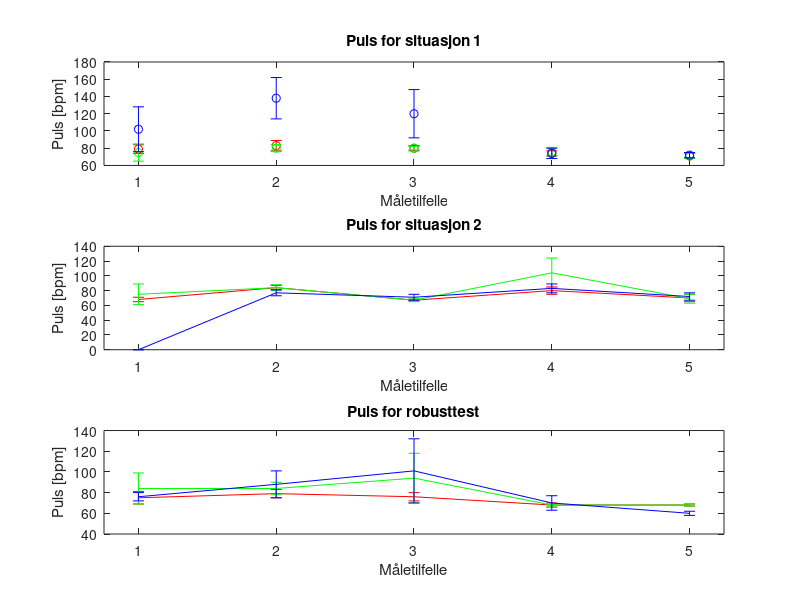

Write the MATLAB code that produced this figure.
meanS1 = [79 83 80 74 71; 75 80 80 76 71; 102 138 120 74 72];
meanS2 = [68 84 67 80 70; 75 84 67 104 69; 0 77 71 83 72];
meanRBT = [75 79 76 68 68; 84 84 94 68 68; 76 88 101 70 60];
stdS1 = [5 6 3 3 3; 10 4 2 5 3; 26 24 28 6 3];
stdS2 = [3 3 1 5 5; 14 4 2 20 6; 0 4 4 6 5];
stdRBT = [6 4 4 2 1; 15 6 24 1 1; 4 13 31 7 2];

subplot(3,1,1)
errorbar(meanS1(1,:),stdS1(1,:),'o r')
xlim([0.75 5.25]);
title('Puls for situasjon 1');
xlabel('Måletilfelle');
ylabel('Puls [bpm]');
xticks([1 2 3 4 5]);
hold on
errorbar(meanS1(2,:),stdS1(2,:),'o g')
errorbar(meanS1(3,:),stdS1(3,:),'o b')

subplot(3,1,2)
errorbar(meanS2(1,:),stdS2(1,:),'- r')
xlim([0.75 5.25]);
title('Puls for situasjon 2');
xlabel('Måletilfelle');
ylabel('Puls [bpm]');
xticks([1 2 3 4 5]);
hold on
errorbar(meanS2(2,:),stdS2(2,:),'- g')
errorbar(meanS2(3,:),stdS2(3,:),'- b')

subplot(3,1,3)
errorbar(meanRBT(1,:),stdRBT(1,:),'- r')
xlim([0.75 5.25]);
title('Puls for robusttest');
xlabel('Måletilfelle');
xticks([1 2 3 4 5]);
ylabel('Puls [bpm]');
hold on
errorbar(meanRBT(2,:),stdRBT(2,:),'- g')
errorbar(meanRBT(3,:),stdRBT(3,:),'- b')